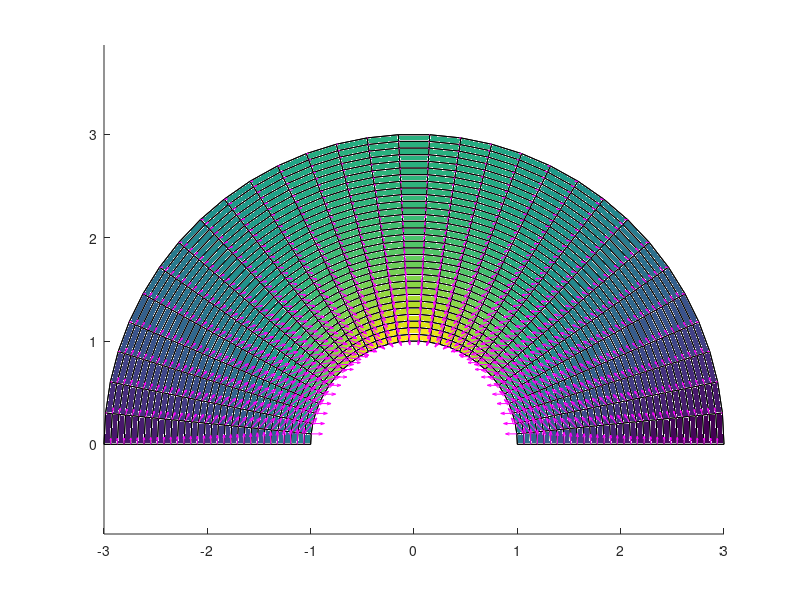

The MATLAB script that drew this image:
%
% Mesh Generation -- SME5827 -- ICMC-USP
% Author: Afonso Paiva -- apneto@icmc.usp.br
% Date: 2013/08/30
%
% Gradient in Polar Coordinates
%

clear;
n = 32;
r = linspace(1,3,n);
theta = linspace(0,pi,n);
dr = r(2)-r(1);
dt = theta(2) - theta(1);

% Pontos no grid
[R,THETA] = meshgrid(r,theta);

% Mapeamento
X = R.*cos(THETA);
Y = R.*sin(THETA);

% Avaliando a funcao no dom. fisico
% func = sin(THETA) + exp(-0.5*R.^2); <==>
func = Y./sqrt(X.^2 + Y.^2) + exp(-0.5*X.^2-0.5*Y.^2);cd Dcd Dco

cosij = @(i,j) cos(THETA(i,j));
senij = @(i,j) sin(THETA(i,j));

% Diferenca finita centrada em r
dfcr  = @(i,j) (func(i,j+1)-func(i,j-1))/(2*dr);
% Diferenca finita centrada em theta
dfct  = @(i,j) (func(i+1,j)-func(i-1,j))/(2*dt);

% Diferencas finitas progressiva/regressiva em r
dffr  = @(i,j) (func(i,j+1)-func(i,j))/dr;
dfbr  = @(i,j) (func(i,j)-func(i,j-1))/dr;

% Diferencas finita progressiva/regressiva em theta
dfft  = @(i,j) (func(i+1,j)-func(i,j))/dt;
dfbt  = @(i,j) (func(i,j)-func(i-1,j))/dt;

fx = zeros(n);
fy = zeros(n);

for i=2:n-1
    for j=2:n-1
        fx(i,j) = cosij(i,j)*dfcr(i,j) - (senij(i,j)/R(i,j))*dfct(i,j);
        fy(i,j) = senij(i,j)*dfcr(i,j) + (cosij(i,j)/R(i,j))*dfct(i,j);
    end
end

for k=2:n-1
        fx(k,1) = cosij(k,1)*dffr(k,1) - (senij(k,1)/R(k,i))*dfft(k,1);
        fx(k,n) = cosij(k,n)*dfbr(k,n) - (senij(k,n)/R(k,n))*dfbt(k,n);
        fy(1,k) = senij(1,k)*dffr(1,k) + (cosij(1,k)/R(1,k))*dfft(1,k);
        fy(n,k) = senij(n,k)*dfbr(n,k) + (cosij(n,k)/R(n,k))*dfbt(n,k);
end

% Plotando
axis equal;
hold on
for i=1:n
    plot(X(i,:),Y(i,:),'k');
end
for j=1:n
    plot(X(:,j),Y(:,j),'k');
end
pcolor(X,Y,func);
drawnow, pause;
quiver(X,Y,fx,fy,'m');
hold off